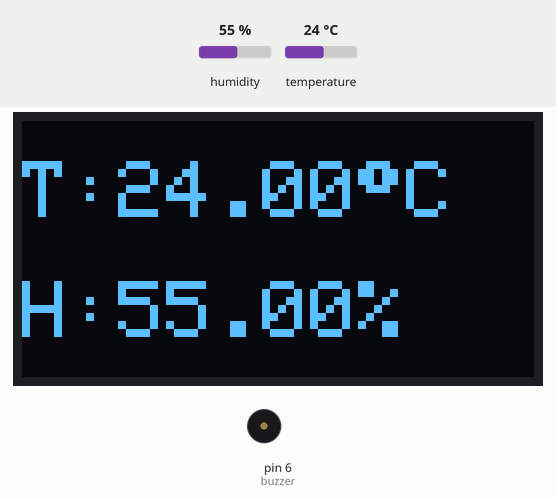
Bench run of a sketch on a simulated Arduino Uno, built with avr-gcc and run on an emulated ATmega328P. On the bench: 128×64 one-colour display, buzzer (waves = sounding, pin HIGH). Inputs (shaded band) come from the test bench; at power-on: temperature 24 °C, humidity 55 %. What the sketch prints to the serial monitor is not drawn.

Above: at 3.2 s.
3.3 s: temperature set to 41 °C
At 5.5 s:
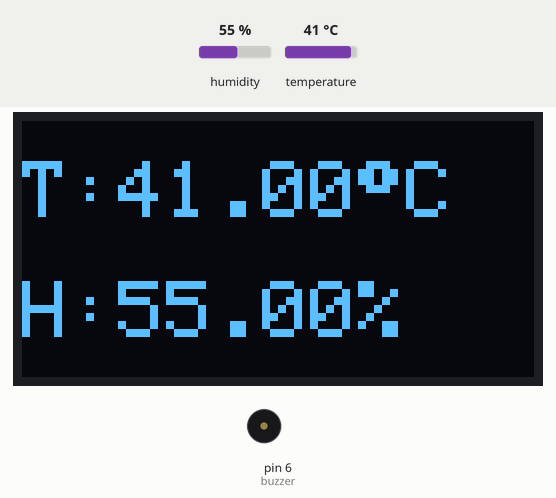
6.1 s: temperature set to 44 °C
At 7.6 s:
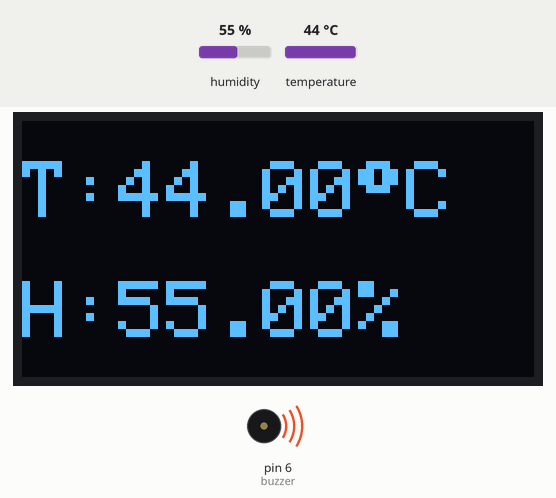
12.2 s: humidity set to 22 %
At 13.7 s:
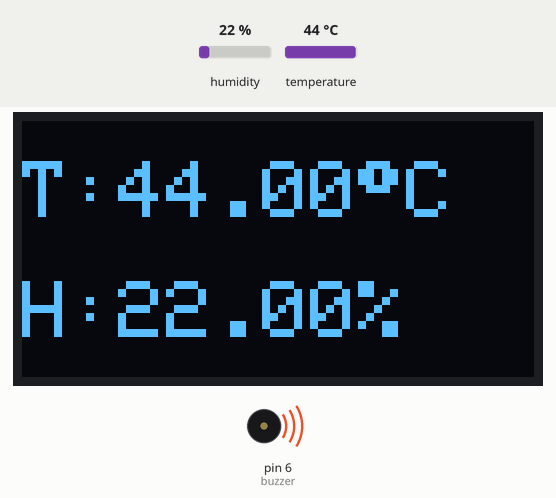
15.0 s: humidity set to 40 %
At 16.7 s:
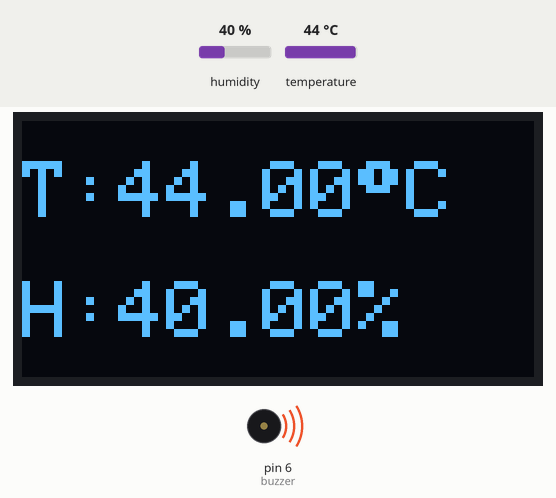
Timing chart, 0 to 18.8 s (numbered marks = the images above; inputs shaded):
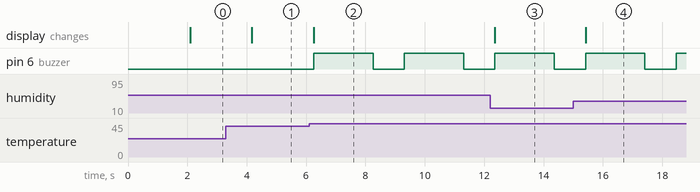

Measured:
- the behaviour switches between 42 and 43 °C on temperature (found by bisection; images 1 and 2)
- after the input at 3.3 s, the display: changes after 0.88 s (image 1)
- after the input at 6.1 s, pin 6 (buzzer): alternates HIGH for 2.0 s and LOW for 1.1 s, starting after 0.16 s; the display: changes after 0.16 s (image 2)
- after the input at 12.2 s, the display: changes after 0.16 s (image 3)
- after the input at 15.0 s, the display: changes after 0.42 s (image 4)

The sketch:

dht11_sensor_with_arduino_uno.ino
```cpp
#include <Adafruit_GFX.h>
#include <Adafruit_SSD1306.h>
#include "DHT.h"
int DHTPIN= 2;
int buzzer=6;
#define DHTTYPE DHT11   // DHT 11
DHT dht(DHTPIN, DHTTYPE);
#define SCREEN_WIDTH 128 // OLED display width, in pixels
#define SCREEN_HEIGHT 64 // OLED display height, in pixels
// Declaration for an SSD1306 display connected to I2C (SDA, SCL pins)
#define OLED_RESET     -1 // Reset pin # (or -1 if sharing Arduino reset pin)
Adafruit_SSD1306 display(SCREEN_WIDTH, SCREEN_HEIGHT, &Wire, OLED_RESET);
float temp; //to store the temperature value
float hum; // to store the humidity value

void setup() {
Serial.begin(9600);
  pinMode(buzzer,OUTPUT);
  dht.begin();          //Begins to receive Temperature and humidity values.
  display.begin(SSD1306_SWITCHCAPVCC, 0x3C);
  delay(2000);
  display.clearDisplay();
  display.setTextColor(WHITE);
  delay(10);

}
void loop() {
 temp = dht.readTemperature();
 hum = dht.readHumidity();
 Serial.print("temperature = ");
 Serial.println(temp);
 Serial.print("humidity = ");
 Serial.println(hum);
  display.clearDisplay();
  display.setTextSize(2);
  display.setCursor(0, 10);
  display.print("T:"+String(temp));
   display.print((char)247);
  display.print("C");
    display.setTextSize(2);
  display.setCursor(0, 40);
 display.print("H:"+String(hum)+"%");
  display.display();
if(temp>42)
{
  digitalWrite(buzzer,HIGH);
  delay(2000);
  digitalWrite(buzzer,LOW);
  }
  else
  {
      digitalWrite(buzzer,LOW);
   }
   delay(1000);
}
```
